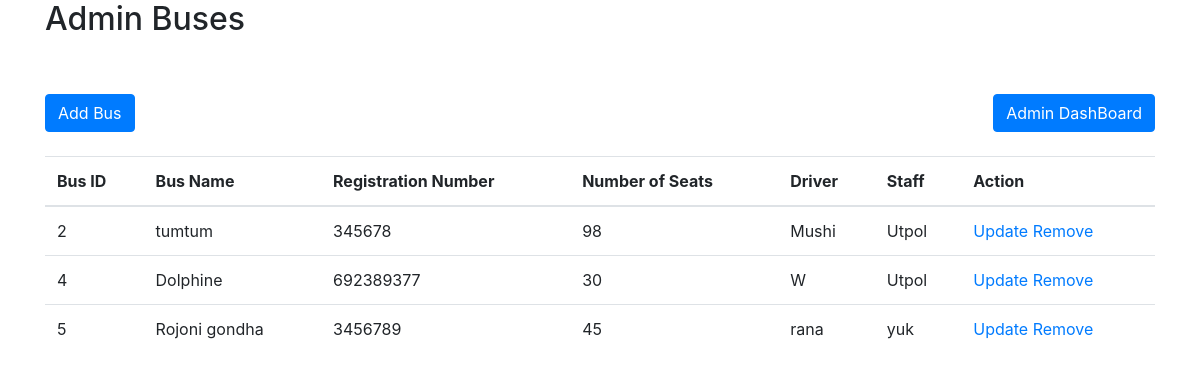
Page /admin_buses.php on the committed database.
### tables this page shows
CREATE TABLE `buses` (
  `bus_id` int(11) NOT NULL,
  `bus_name` varchar(255) NOT NULL,
  `registration_no` varchar(20) NOT NULL,
  `seat_no` int(11) NOT NULL,
  `driver_id` int(11) NOT NULL,
  `staff_id` int(11) NOT NULL
);

CREATE TABLE `drivers` (
  `driver_id` int(11) NOT NULL,
  `name` varchar(255) NOT NULL,
  `address` varchar(255) NOT NULL,
  `nid` varchar(20) NOT NULL,
  `license` varchar(20) NOT NULL,
  `contact` varchar(15) NOT NULL
);

CREATE TABLE `staffs` (
  `staff_id` int(11) NOT NULL,
  `name` varchar(255) NOT NULL,
  `address` varchar(255) NOT NULL,
  `nid` varchar(20) NOT NULL,
  `contact` varchar(15) NOT NULL
);

### display_buses.php (the view, shortened to what this page needs)
<?php
function displayBuses() {
    include 'db_connection.php';
    $query = "SELECT * FROM buses";
    $result = mysqli_query($connection, $query);
    if ($result) {
        echo '<table class="table">
                <thead>
                    <tr>
                        <th>Bus ID</th>
                        <th>Bus Name</th>
                        <th>Registration Number</th>
                        <th>Number of Seats</th>
                        <th>Driver</th>
                        <th>Staff</th>
                        <th>Action</th>
                    </tr>
                </thead>
                <tbody>';
        while ($row = mysqli_fetch_assoc($result)) {
            echo '<tr>
                    <td>' . $row['bus_id'] . '</td>
                    <td>' . $row['bus_name'] . '</td>
                    <td>' . $row['registration_no'] . '</td>
                    <td>' . $row['seat_no'] . '</td>
                    <td>' . getDriverName($row['driver_id']) . '</td>
                    <td>' . getStaffName($row['staff_id']) . '</td>
                    <td>
                        <a href="update_bus.php?id=' . $row['bus_id'] . '">Update</a>
                        <a href="remove_bus.php?id=' . $row['bus_id'] . '">Remove</a>
                    </td>
                </tr>';
        }
        echo '</tbody></table>';
    } else {
        echo "Error retrieving data: " . mysqli_error($connection);
    }
}
function getDriverName($driver_id) {
    include 'db_connection.php';
    $query = "SELECT name FROM drivers WHERE driver_id = ?";
    $stmt = mysqli_prepare($connection, $query);
    mysqli_stmt_bind_param($stmt, 'i', $driver_id);
    mysqli_stmt_execute($stmt);
    $result = mysqli_stmt_get_result($stmt);
    if ($row = mysqli_fetch_assoc($result)) {
        return $row['name'];
    } else {
        return "N/A";
    }
}
function getStaffName($staff_id) {
    include 'db_connection.php';
    $query = "SELECT name FROM staffs WHERE staff_id = ?";
    $stmt = mysqli_prepare($connection, $query);
    mysqli_stmt_bind_param($stmt, 'i', $staff_id);
    mysqli_stmt_execute($stmt);
    $result = mysqli_stmt_get_result($stmt);
    if ($row = mysqli_fetch_assoc($result)) {
        return $row['name'];
    } else {
        return "N/A";
    }
}
?>

### admin_buses.php (shortened to what this page needs)
<!DOCTYPE html>
<html lang="en">
<head>
    <link rel="stylesheet" href="https://stackpath.bootstrapcdn.com/bootstrap/4.5.2/css/bootstrap.min.css">
</head>
<body>
    <div class="container">
        <h2>Admin Buses</h2><br><br>
        <a href="add_bus.php" class="btn btn-primary">Add Bus</a>
        <a href="admin_dashboard.php" class="btn btn-primary float-right">Admin DashBoard</a><br><br>
        <?php
        include 'display_buses.php';
        displayBuses();
        ?>
    </div>
</body>
</html>

### rows in the picture
buses: bus_id "2", bus_name "tumtum", registration_no "345678", seat_no "98", driver.name "Mushi", staff.name "Utpol"
buses: bus_id "4", bus_name "Dolphine", registration_no "692389377", seat_no "30", driver.name "W", staff.name "Utpol"
buses: bus_id "5", bus_name "Rojoni gondha", registration_no "3456789", seat_no "45", driver.name "rana", staff.name "yuk"
